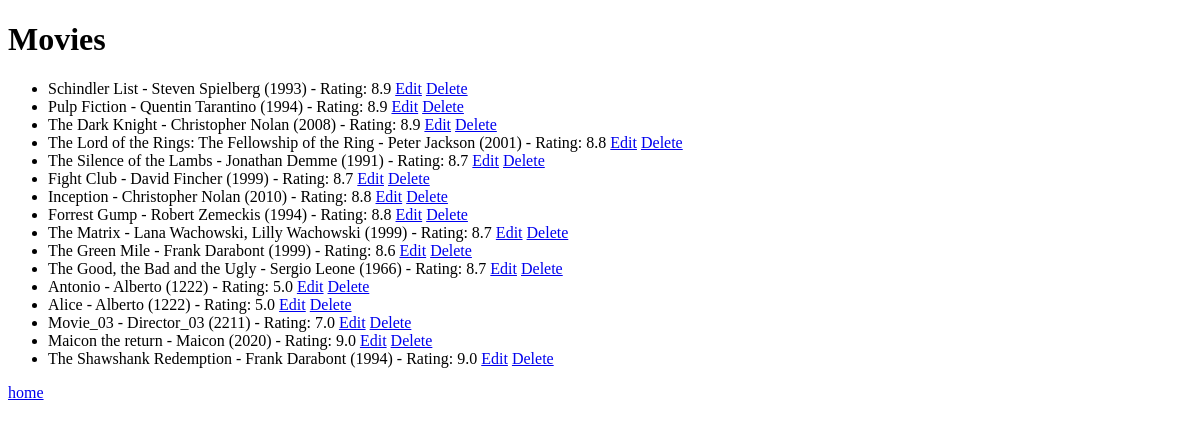
Before: /users/1 with the older database file.
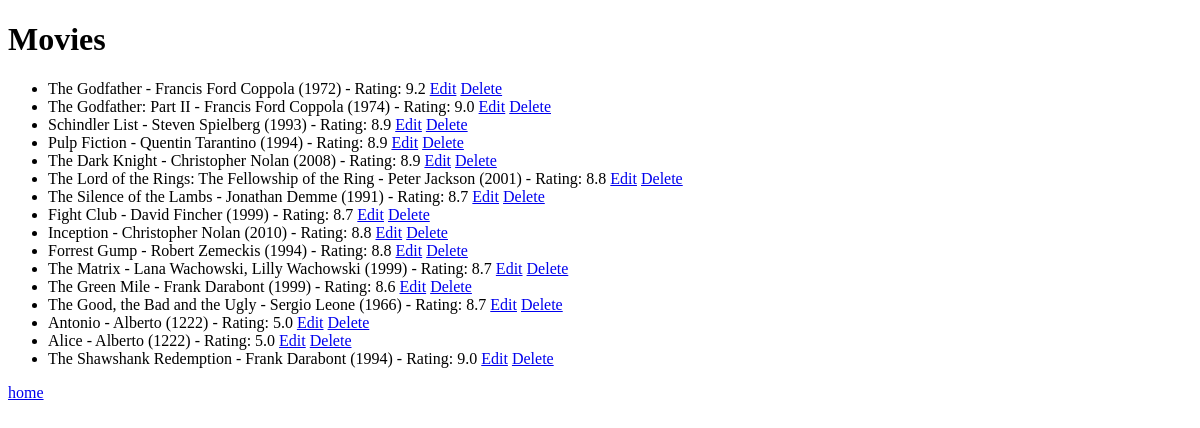
After: the same page with the newer database file.
### models.py (models this page shows)
class Movie(db.Model):
    movie_id = db.Column(db.Integer, primary_key=True)
    name = db.Column(db.String(120), nullable=False)
    director = db.Column(db.String(120), nullable=False)
    year = db.Column(db.Integer, nullable=False)
    rating = db.Column(db.Float, nullable=False)
    user_id = db.Column(db.Integer, db.ForeignKey('user.user_id'), nullable=False)

### app.py (the view)
@app.route('/users/<int:user_id>')
def user_movies(user_id):
    user = data_manager.get_user_by_id(user_id)
    if not user:
        logging.error(f"User not found: {user_id}")
        return "User not found", 404
    movies = data_manager.get_user_movies(user_id)
    return render_template('movies.html', movies=movies, user_id=user_id)

### datamanager/sqlite_data_manager.py (called while the page is built)
    def get_user_movies(self, user_id):
        return Movie.query.filter_by(user_id=user_id).all()

    def get_user_by_id(self, user_id):
        return User.query.get(user_id)

### templates/movies.html (shortened to what this page needs)
<!DOCTYPE html>
<html>
<head>
</head>
<body>
    <h1>Movies</h1>
    <ul>
        {% for movie in movies %}
            <li>{{ movie.name }} - {{ movie.director }} ({{ movie.year }}) - Rating: {{ movie.rating }}
                <a href="{{ url_for('update_movie', user_id=user_id, movie_id=movie.movie_id) }}">Edit</a>
                <a href="{{ url_for('delete_movie', user_id=user_id, movie_id=movie.movie_id) }}">Delete</a>
            </li>
        {% endfor %}
    </ul>
    <a href="{{ url_for('home') }}">home</a>
</body>
</html>

Changed rows visible on the page:
removed Movie: name "Movie_03", director "Director_03", year "2211", rating "7.0"
removed Movie: name "Maicon the return", director "Maicon", year "2020", rating "9.0"
now on this page (row edited): Movie: name "The Godfather", director "Francis Ford Coppola", year "1972", rating "9.2"
now on this page (row edited): Movie: name "The Godfather: Part II", director "Francis Ford Coppola", year "1974", rating "9.0"
